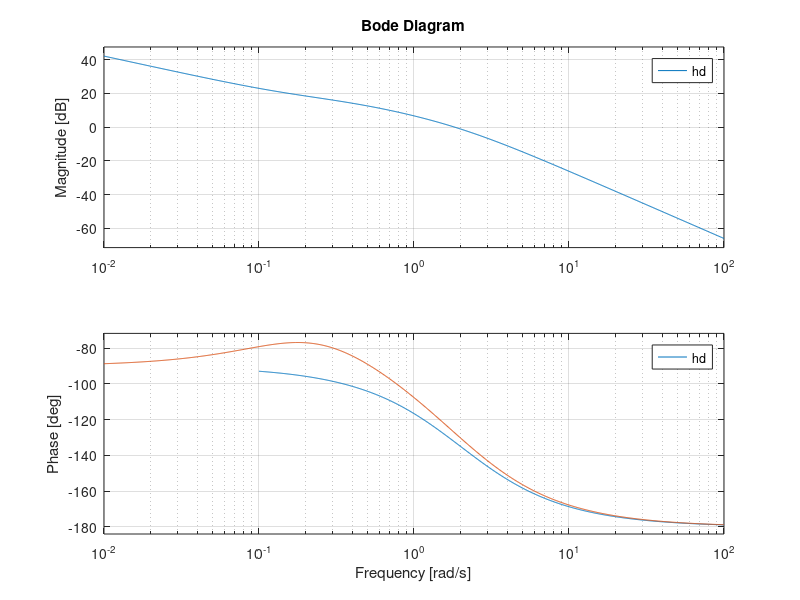

MATLAB code for this plot:
%% P controller
Hf = tf(3.5,[0.5 1 0]);

e_stp = 0;
sigma = 0.105;
tr = 15;
cv = 5;
sigmab = 15;

zeta = abs(log(sigma))/sqrt(log(sigma)^2+pi^2);
wn = 4/tr/zeta;

A = mag2db(1/4/sqrt(2)/zeta^2)
N = A
omegaf = 2 % pulsatia de frangere
omegat = 2.3 % pulsatia de taiere
F = 1.85;
R = N-F
R = db2mag(R)
kp = R

Hd = R*Hf;
Ho = tf([0 0 wn^2],[1 2*zeta*wn wn^2])
Hr = (Ho/(1-Ho))/Hf

figure,
bode(Hf)
grid; shg; hold on
bode(Hd)
hold off;

step(feedback(Hd,1))
%% PI controller
cvprim = 5
wn = 2;
cv = 9.86
u = cv
q = cvprim
kpi = q - u
uq = db2mag(cvprim) - db2mag(cv)
kpi = kp*db2mag(uq)
wt = wn/2/zeta
wz = 0.1*wt
wp = cv/cvprim*wz
Tz = 1/wz
Tp = 1/wp
hpi = kpi*tf([Tz,1],[Tp,1])
hd = Hf*hpi
bode(Hf); grid; shg; hold on; bode(hd)
